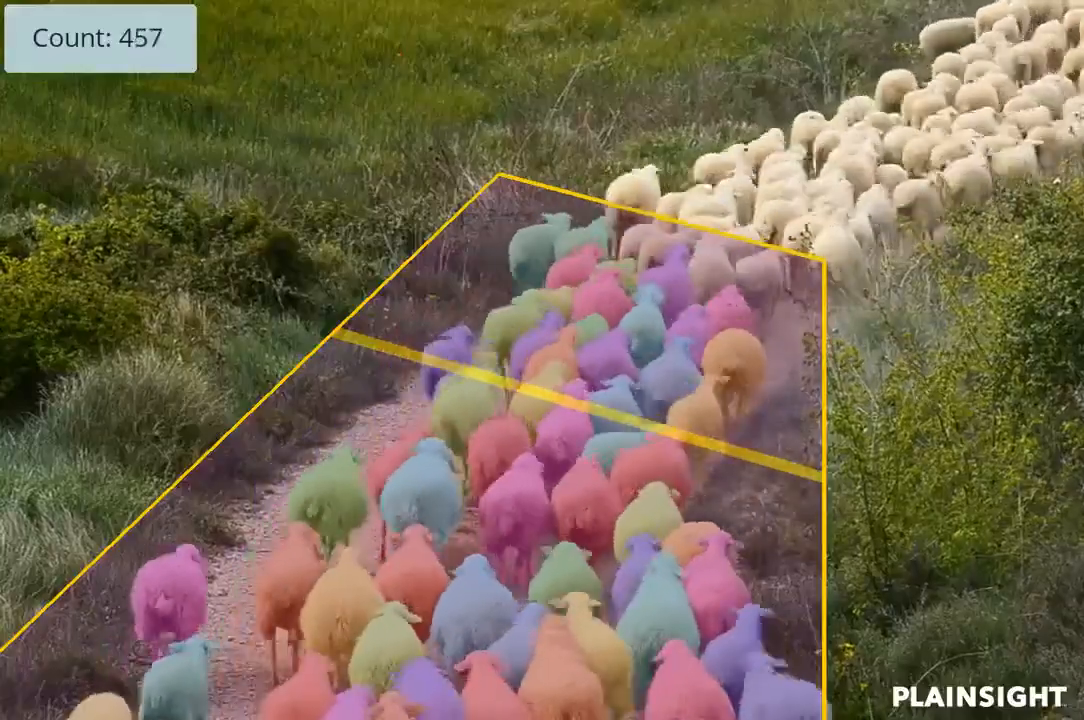
#> input picture frame 47 of video/sheep.mp4, 1084 x 720 px, given in place of highway.mp4, which was not available
$ python contours.py
#> lines starting #> are read from the running program, lines starting #| are printed output that depends on the picture; pictures that were not available may be replaced by others from this repository, and a replacement may not be noted
### tracker.py
import math


class EuclideanDistTracker:
    def __init__(self):
        # Store the center positions of the objects
        self.center_points = {}
        # Keep the count of the IDs
        # each time a new object id detected, the count will increase by one
        self.id_count = 0

    def update(self, objects_rect):
        # Objects boxes and ids
        objects_bbs_ids = []

        # Get center point of new object
        for rect in objects_rect:
            x, y, w, h = rect
            cx = (x + x + w) // 2
            cy = (y + y + h) // 2

            # Find out if that object was detected already
            same_object_detected = False
            for id, pt in self.center_points.items():
                dist = math.hypot(cx - pt[0], cy - pt[1])

                if dist < 25:
                    self.center_points[id] = (cx, cy)
                    # print(self.center_points)
                    objects_bbs_ids.append([x, y, w, h, id])
                    same_object_detected = True
                    break

            # New object is detected we assign the ID to that object
            if same_object_detected is False:
                self.center_points[self.id_count] = (cx, cy)
                objects_bbs_ids.append([x, y, w, h, self.id_count])
                self.id_count += 1

        # Clean the dictionary by center points to remove IDS not used anymore
        new_center_points = {}
        for obj_bb_id in objects_bbs_ids:
            _, _, _, _, object_id = obj_bb_id
            center = self.center_points[object_id]
            new_center_points[object_id] = center

        # Update dictionary with IDs not used removed
        self.center_points = new_center_points.copy()
        return objects_bbs_ids

### contours.py
import cv2
import numpy as np
from tracker import *

tracker = EuclideanDistTracker()
cap = cv2.VideoCapture("./images/highway.mp4")
mog = cv2.createBackgroundSubtractorMOG2(history=100, varThreshold=50)


while True:
    success, frame = cap.read()
#> frame is the input picture: shape (720, 1084, 3); mean B, G, R 81.9, 104.8, 118
    # print(frame.)
    if success == True:
        # print(frame.shape)
        rio = frame[300:720, 400:850]
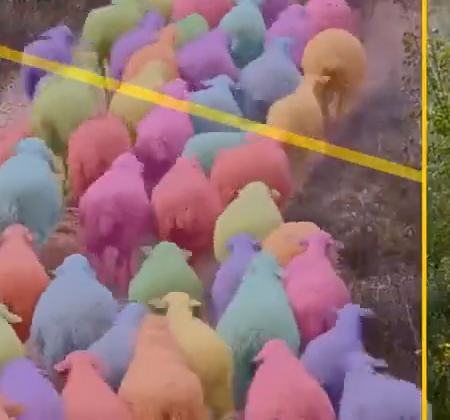
#> rio: shape (420, 450, 3); mean B, G, R 116.2, 114.5, 147.5
        # rio = cv2.bilateralFilter(rio, 3, 0, 0)
        # rio = cv2.GaussianBlur(rio, (1, 1), 0)
        # rio_gray = cv2.cvtColor(rio, cv2.COLOR_BGR2GRAY)
        mask = mog.apply(rio)
#> mask: shape (420, 450); every value is 127
        _, thresh = cv2.threshold(mask, 254, 255, cv2.THRESH_BINARY_INV)
#> thresh: shape (420, 450); every value is 255

        andrio = cv2.bitwise_and(rio, rio, mask=thresh)
        andrio = cv2.bitwise_not(andrio)
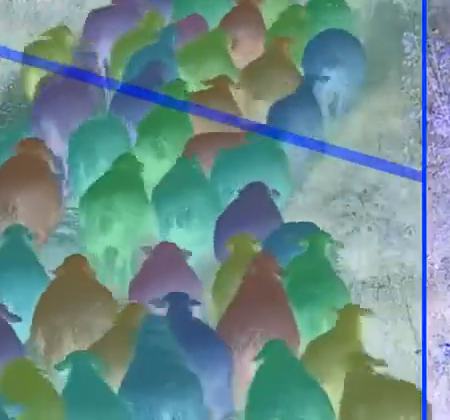
#> andrio: shape (420, 450, 3); mean B, G, R 138.8, 140.5, 107.5
        cv2.imshow("and", andrio)

        contours, _ = cv2.findContours(
            thresh, cv2.RETR_EXTERNAL, cv2.CHAIN_APPROX_SIMPLE)
#> contours = [[[0, 0], [0, 419], [449, 419], [449, 0]]]
        # print(contours)
        # print(len(contours))/
        cv2.imshow("rio", rio)
        cv2.imshow("mask", mask)
        cv2.imshow("thersh", thresh)
        detections = []
        for contour in contours:
            if cv2.contourArea(contour) > 100:

                x, y, w, h = cv2.boundingRect(contour)
                detections.append([x, y, w, h])
#> this loop made 1 pass
#> (contour, x, y, w, h) on pass 1: ([[0, 0], [0, 419], [449, 419], [449, 0]], 0, 0, 450, 420)
#> after the loop, detections = [[0, 0, 450, 420]]
                # cv2.rectangle(frame, (x, y), (x+w, y+h), (0, 0, 255), 2)

        boxes_ids = tracker.update(detections)
#> the loop in update, `for rect in objects_rect:` made 1 pass
#> (x, y, w, h, cx, cy, self.id_count) on pass 1: (0, 0, 450, 420, 225, 210, 1)
#> after the loop in update, `for rect in objects_rect:`: objects_bbs_ids = [[0, 0, 450, 420, 0]]; self.center_points = {0: (225, 210)}; self.id_count = 1
#> the loop in update, `for obj_bb_id in objects_bbs_ids:` made 1 pass
#> (obj_bb_id, object_id, center) on pass 1: ([0, 0, 450, 420, 0], 0, (225, 210))
#> after the loop in update, `for obj_bb_id in objects_bbs_ids:`: new_center_points = {0: (225, 210)}
#> boxes_ids = [[0, 0, 450, 420, 0]]

        for box_id in boxes_ids:

            x, y, w, h, id = box_id
            print(x, y)

            cv2.putText(rio, str(id), (x, y),
                        cv2.FONT_HERSHEY_PLAIN, 2, (255, 0, 0), 2)
#> this loop made 1 pass
#| 0 0

        # cv2.rectangle(rio, (x, y), (x + w, y + h), (0, 255, 0), 3)
        # cv2.imshow("mask", mask)
        cv2.imshow("frame", frame)

    if cv2.waitKey(20) == ord("q") or success == False:
#> (key q is pressed here)
        cv2.destroyAllWindows()
        break

cap.release()

$ run again, starting later in the video
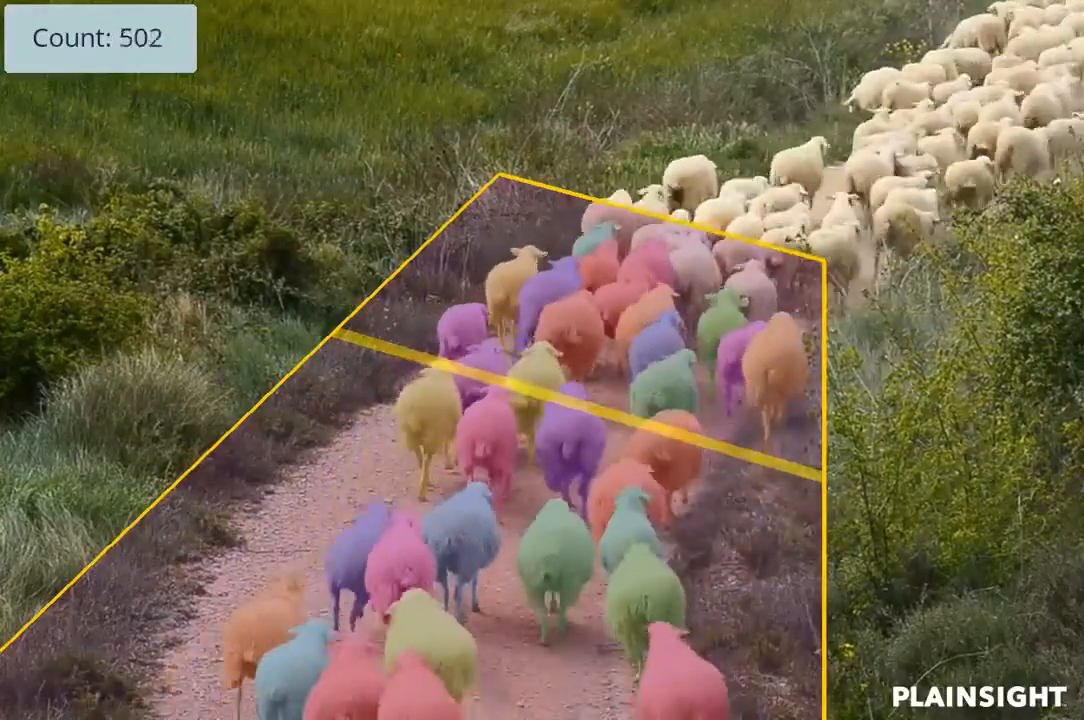
#> input picture frame 214 of video/sheep.mp4, 1084 x 720 px, given in place of highway.mp4, which was not available
#> frame is the input picture: shape (720, 1084, 3); mean B, G, R 79.7, 103.8, 117
#> `rio = frame[300:720, 400:850]`:
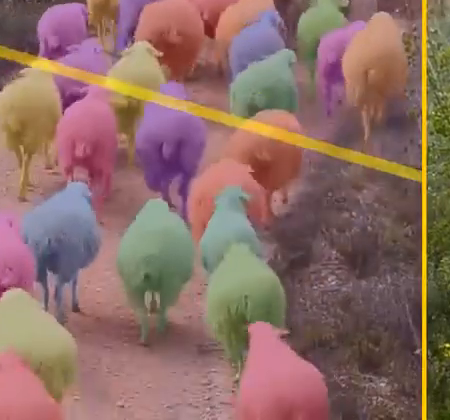
#> rio: shape (420, 450, 3); mean B, G, R 101.8, 109.2, 141.7
#> mask: shape (420, 450); every value is 127
#> thresh: shape (420, 450); every value is 255
#> `andrio = cv2.bitwise_not(andrio)`:
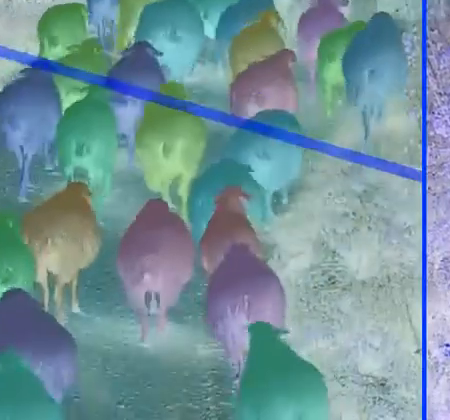
#> andrio: shape (420, 450, 3); mean B, G, R 153.2, 145.8, 113.3
#> contours = [[[0, 0], [0, 419], [449, 419], [449, 0]]]
#> the loop `for contour in contours:` made 1 pass
#> (contour, x, y, w, h) on pass 1: ([[0, 0], [0, 419], [449, 419], [449, 0]], 0, 0, 450, 420)
#> after the loop `for contour in contours:`: detections = [[0, 0, 450, 420]]
#> the loop in update, `for rect in objects_rect:` made 1 pass
#> (x, y, w, h, cx, cy, self.id_count) on pass 1: (0, 0, 450, 420, 225, 210, 1)
#> after the loop in update, `for rect in objects_rect:`: objects_bbs_ids = [[0, 0, 450, 420, 0]]; self.center_points = {0: (225, 210)}; self.id_count = 1
#> the loop in update, `for obj_bb_id in objects_bbs_ids:` made 1 pass
#> (obj_bb_id, object_id, center) on pass 1: ([0, 0, 450, 420, 0], 0, (225, 210))
#> after the loop in update, `for obj_bb_id in objects_bbs_ids:`: new_center_points = {0: (225, 210)}
#> boxes_ids = [[0, 0, 450, 420, 0]]
#> the loop `for box_id in boxes_ids: ` made 1 pass
#> (printed output is left out)

$ run again, starting later in the video
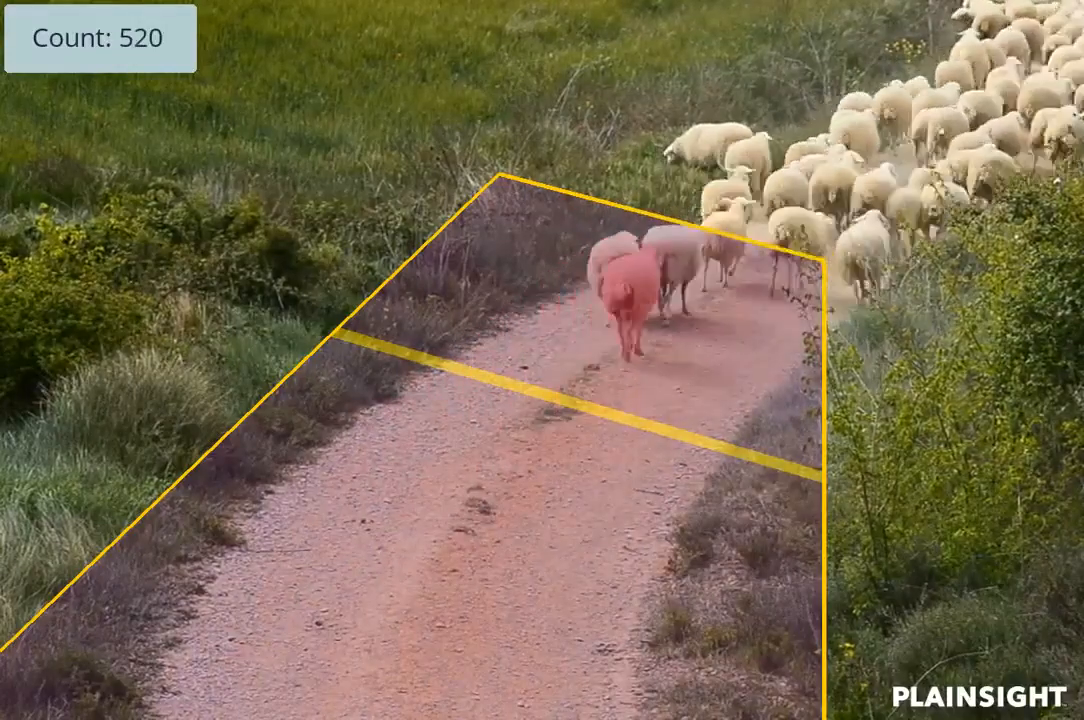
#> input picture frame 380 of video/sheep.mp4, 1084 x 720 px, given in place of highway.mp4, which was not available
#> frame is the input picture: shape (720, 1084, 3); mean B, G, R 81.6, 106.8, 120.9
#> `rio = frame[300:720, 400:850]`:
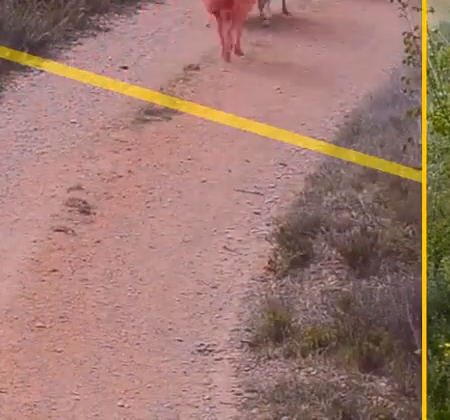
#> rio: shape (420, 450, 3); mean B, G, R 113.3, 122.9, 159.1
#> mask: shape (420, 450); every value is 127
#> thresh: shape (420, 450); every value is 255
#> `andrio = cv2.bitwise_not(andrio)`:
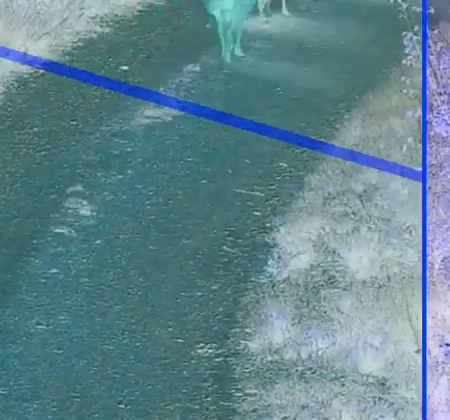
#> andrio: shape (420, 450, 3); mean B, G, R 141.7, 132.1, 95.9
#> contours = [[[0, 0], [0, 419], [449, 419], [449, 0]]]
#> the loop `for contour in contours:` made 1 pass
#> (contour, x, y, w, h) on pass 1: ([[0, 0], [0, 419], [449, 419], [449, 0]], 0, 0, 450, 420)
#> after the loop `for contour in contours:`: detections = [[0, 0, 450, 420]]
#> the loop in update, `for rect in objects_rect:` made 1 pass
#> (x, y, w, h, cx, cy, self.id_count) on pass 1: (0, 0, 450, 420, 225, 210, 1)
#> after the loop in update, `for rect in objects_rect:`: objects_bbs_ids = [[0, 0, 450, 420, 0]]; self.center_points = {0: (225, 210)}; self.id_count = 1
#> the loop in update, `for obj_bb_id in objects_bbs_ids:` made 1 pass
#> (obj_bb_id, object_id, center) on pass 1: ([0, 0, 450, 420, 0], 0, (225, 210))
#> after the loop in update, `for obj_bb_id in objects_bbs_ids:`: new_center_points = {0: (225, 210)}
#> boxes_ids = [[0, 0, 450, 420, 0]]
#> the loop `for box_id in boxes_ids: ` made 1 pass
#> (printed output is left out)
